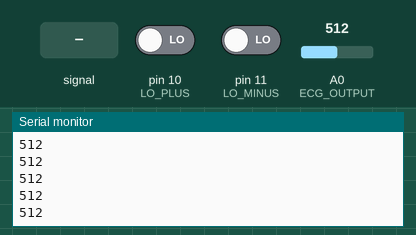
Bench run of a program on a simulated Arduino Uno, built with avr-gcc and run on an emulated ATmega328P. Shown: the last lines printed to the serial monitor. Inputs (shaded band) come from the test bench; at power-on: A0 (ECG_OUTPUT) = 512, pin 10 (LO_PLUS) LOW, pin 11 (LO_MINUS) LOW.

Above: at 1.2 s.
1.3 s: A0 (ECG_OUTPUT) fed a 200 Hz sine of ±81 counts around its level
At 1.9 s:
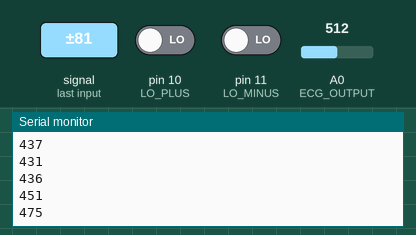
2.8 s: A0 (ECG_OUTPUT) set to 716
At 3.9 s:
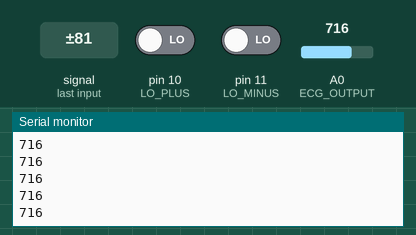
4.3 s: A0 (ECG_OUTPUT) fed a 1000 Hz sine of ±255 counts around its level
At 5.1 s:
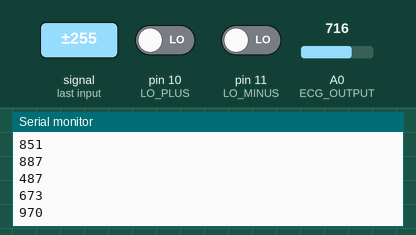
5.8 s: A0 (ECG_OUTPUT) set to 1023
At 6.7 s:
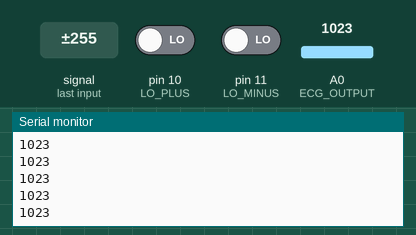
Timing chart, 0 to 8.3 s (numbered marks = the images above; inputs shaded):
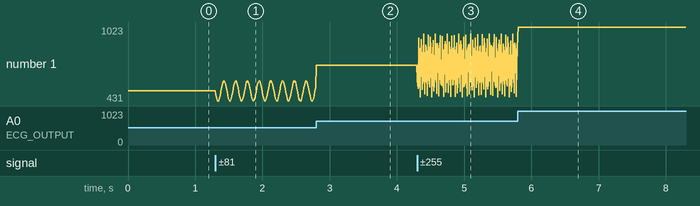

Measured:
- after the input at 1.3 s, the serial monitor: prints a new line at once (image 1)
- after the input at 4.3 s, the serial monitor: prints a new line at once (image 3)
- plotted number 1: 512 → 538 after the input at 1.3 s, 716 → 955 after the input at 4.3 s

The program:

main.cpp
```cpp
#include <Arduino.h>

// AD8232 ЭКГ — простой вывод в Serial Plotter
const int ECG_OUTPUT = A0;
const int LO_PLUS  = 10;
const int LO_MINUS = 11;

void setup() {
  Serial.begin(115200);
  pinMode(LO_PLUS, INPUT);
  pinMode(LO_MINUS, INPUT);
}

void loop() {
  int ecgValue = analogRead(ECG_OUTPUT);

  // Проверка отсоединения электродов
  if (digitalRead(LO_PLUS) == HIGH || digitalRead(LO_MINUS) == HIGH) {
    // Электроды отключены — можно отправить маркер
    Serial.println(512); // или 1023 — "flatline"
  } else {
    Serial.println(ecgValue);
  }

  delay(10); // ~100 Гц — достаточно для ЭКГ
}
```
